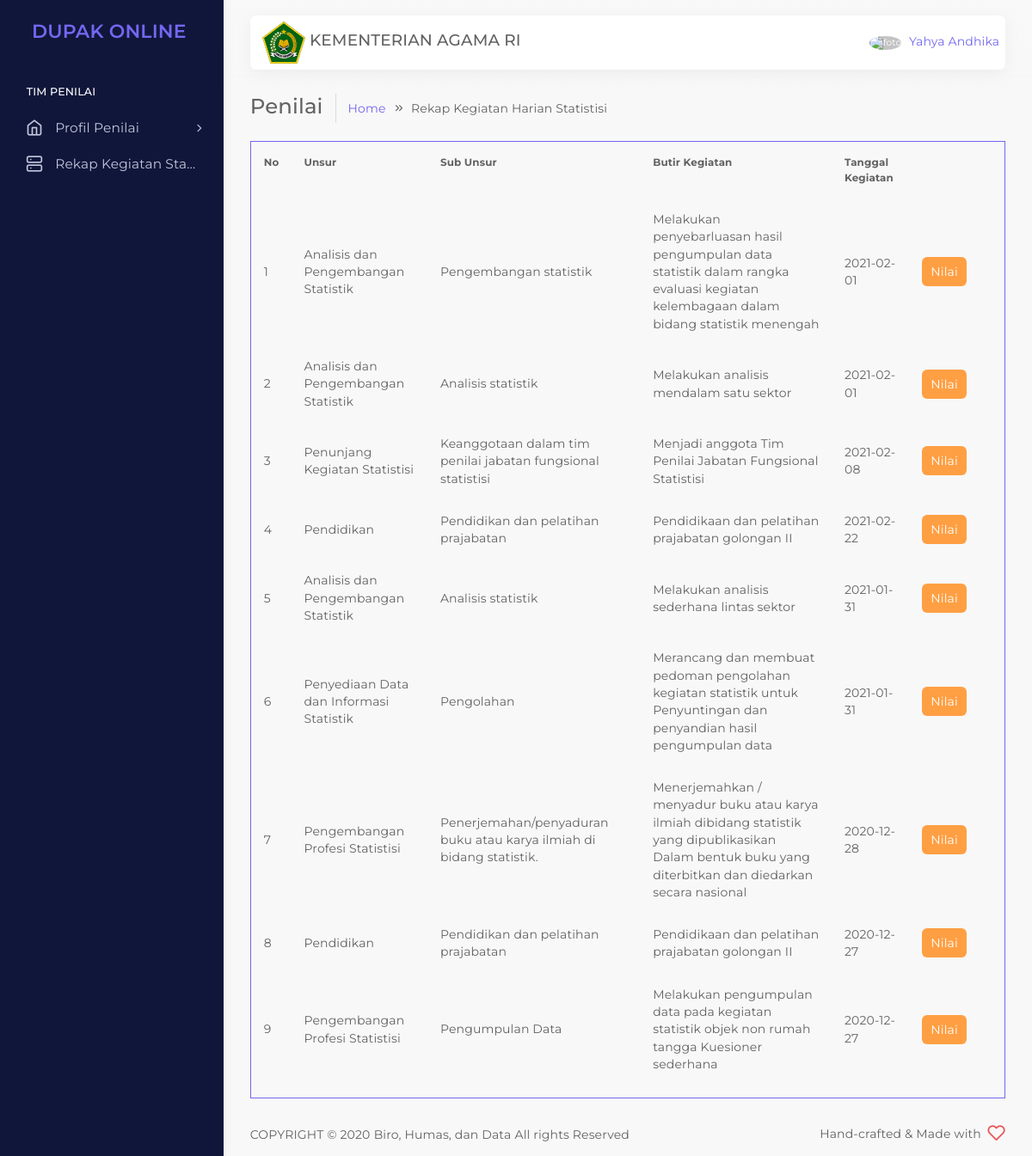
Screenshot of /penilai/detail-rekap.php (signed in) with the database file from the repository.
### tables this page shows
CREATE TABLE `pengguna` (
  `id_pengguna` int(100) NOT NULL,
  `nama` varchar(100) NOT NULL,
  `nip` varchar(225) NOT NULL,
  `password` varchar(255) NOT NULL,
  `email` varchar(255) NOT NULL,
  `alamat` varchar(255) NOT NULL,
  `no_seri_kapreg` varchar(1000) NOT NULL,
  `tempat_tanggal_lahir` varchar(100) NOT NULL,
  `tgl_lahir` date NOT NULL,
  `jenis_kelamin` varchar(100) NOT NULL,
  `pendidikan` varchar(100) NOT NULL,
  `pangkat` varchar(100) NOT NULL,
  `jabatan` enum('Statistisi Muda','Statistisi Madya') NOT NULL,
  `masa_kerja` varchar(100) NOT NULL,
  `unit_kerja` varchar(100) NOT NULL,
  `role` varchar(255) NOT NULL
);

CREATE TABLE `rekap_harian` (
  `id_rekap` int(11) NOT NULL,
  `nama` varchar(255) NOT NULL,
  `nip` varchar(255) NOT NULL,
  `unsur` varchar(255) NOT NULL,
  `sub_unsur` varchar(255) NOT NULL,
  `butir_kegiatan` varchar(255) NOT NULL,
  `uraian_kegiatan` varchar(100) NOT NULL,
  `satuan_hasil` varchar(100) NOT NULL,
  `angka_kredit` varchar(255) NOT NULL,
  `volume_kegiatan` varchar(255) NOT NULL,
  `jumlah_kredit` varchar(255) NOT NULL,
  `total_nilai` varchar(255) NOT NULL,
  `tanggal` date NOT NULL,
  `unggah_bukti` varchar(255) NOT NULL,
  `status` enum('1','2','3') NOT NULL
);

CREATE TABLE `data_unsur` (
  `id_unsur` int(255) NOT NULL,
  `unsur` varchar(255) NOT NULL
);

CREATE TABLE `data_subunsur` (
  `id_subunsur` int(4) NOT NULL,
  `id_unsur` int(2) NOT NULL,
  `sub_unsur` varchar(255) NOT NULL
);

### session_co.php (called while the page is built, shortened)
<?php
   include('config.php');
   $user_check = $_SESSION['login'];
   $ses_sql = mysqli_query($mysqli,"SELECT * FROM pengguna WHERE nip = '$user_check'");
   while ($row = mysqli_fetch_array($ses_sql,MYSQLI_ASSOC)){
      $login_session = $row['nama'];
   }
?>

### penilai/detail-rekap.php (the view, shortened to what this page needs)
<?php
include('../session_co.php');
?>
<!DOCTYPE html>
<html class="loading" lang="en" data-textdirection="ltr">
<head>
    <link rel="stylesheet" type="text/css" href="../app-assets/vendors/css/vendors.min.css">
    <link rel="stylesheet" type="text/css" href="../app-assets/vendors/css/forms/spinner/jquery.bootstrap-touchspin.css">
    <link rel="stylesheet" type="text/css" href="../app-assets/vendors/css/extensions/swiper.min.css">
    <link rel="stylesheet" type="text/css" href="../app-assets/vendors/css/animate/animate.css">
    <link rel="stylesheet" type="text/css" href="../app-assets/vendors/css/extensions/toastr.css">
    <link rel="stylesheet" type="text/css" href="../app-assets/vendors/css/forms/spinner/jquery.bootstrap-touchspin.css">
    <link rel="stylesheet" type="text/css" href="../app-assets/css/bootstrap.css">
    <link rel="stylesheet" type="text/css" href="../app-assets/css/bootstrap-extended.css">
    <link rel="stylesheet" type="text/css" href="../app-assets/css/colors.css">
    <link rel="stylesheet" type="text/css" href="../app-assets/css/components.css">
    <link rel="stylesheet" type="text/css" href="../app-assets/css/themes/dark-layout.css">
    <link rel="stylesheet" type="text/css" href="../app-assets/css/themes/semi-dark-layout.css">
    <link rel="stylesheet" type="text/css" href="../app-assets/css/core/menu/menu-types/vertical-menu.css">
    <link rel="stylesheet" type="text/css" href="../app-assets/css/core/colors/palette-gradient.css">
    <link rel="stylesheet" type="text/css" href="../app-assets/css/pages/app-ecommerce-details.css">
    <link rel="stylesheet" type="text/css" href="../app-assets/css/plugins/extensions/toastr.css">
    <link rel="stylesheet" type="text/css" href="../assets/css/style.css">
</head>
<body class="vertical-layout vertical-menu-modern semi-dark-layout 2-columns ecommerce-application navbar-floating footer-static  " data-open="click" data-menu="vertical-menu-modern" data-col="2-columns" data-layout="semi-dark-layout">
    <nav class="header-navbar navbar-expand-lg navbar navbar-with-menu floating-nav navbar-light navbar-shadow">
        <div class="navbar-wrapper">
            <div class="navbar-container content">
                <div class="navbar-collapse" id="navbar-mobile">
                    <div class="mr-auto float-left bookmark-wrapper d-flex align-items-center">
                        <ul class="nav navbar-nav">
                            <li class="nav-item d-none d-lg-block"><img src="../app-assets/images/pages/kemenag25.png"><a class="h4"> KEMENTERIAN AGAMA RI</a>
                            </li>
                        </ul>
                    </div>
                        <a class="dropdown-toggle nav-link dropdown-user-link section_userinfo" href="#" data-toggle="dropdown">
                            <span class="avatar avatar-online">
                            <img src="https://sso.undip.ac.id/assets/app/images/user.png" style="max-width: 45px;" alt="foto"><i></i></span>
                            <span class="user-name" style="margin-bottom: 1rem;" >  <?php echo $login_session; ?></span></a>
                </div>
            </div>
        </div>
    </nav>
    <div class="main-menu menu-fixed menu-dark menu-accordion menu-shadow" data-scroll-to-active="true">
        <div class="navbar-header">
            <ul class="nav navbar-nav flex-row">
                <li class="nav-item mr-auto"><a class="navbar-brand" href="app-user-view.php">
                        <h2 class="brand-text mb-0">DUPAK ONLINE</h2>
                    </a></li>
                <li class="nav-item nav-toggle"><a class="nav-link modern-nav-toggle pr-0" data-toggle="collapse"></a></li>
            </ul>
        </div>
        <div class="main-menu-content">
            <ul class="navigation navigation-main" id="main-menu-navigation" data-menu="menu-navigation">
                <li class=" navigation-header"><span>Tim Penilai</span>
                </li>
                <li class=" nav-item"><a href="./app-user-view.php"><i class="feather icon-home"></i><span class="menu-title" data-i18n="Dashboard">Profil Penilai</span></a>
                </li>
                <li class=" nav-item"><a href="./data-list-rekap.php"><i class="feather icon-server"></i><span class="menu-title" data-i18n="Colors">Rekap Kegiatan Statistisi</span></a>
                </li>
            </ul>
        </div>
    </div>
    <div class="app-content content">
        <div class="content-wrapper">
            <div class="content-header row">
                <div class="content-header-left col-md-9 col-12 mb-2">
                    <div class="row breadcrumbs-top">
                        <div class="col-12">
                            <h2 class="content-header-title float-left mb-0">Penilai</h2>
                            <div class="breadcrumb-wrapper col-12">
                                <ol class="breadcrumb">
                                    <li class="breadcrumb-item"><a href="app-user-view.php">Home</a>
                                    </li>
                                    <li class="breadcrumb-item active">Rekap Kegiatan Harian Statistisi
                                    </li>
                                </ol>
                            </div>
                        </div>
                    </div>
                </div>
            </div>
            <div class="content-body">
     <section class="app-ecommerce-details">
     <div class="table table-bordered border-primary">
                        <table class="table data-list-view">
                            <thead>
                                <tr>
                                    <th>No</th>
                                    <th>Unsur</th>
                                    <th>Sub Unsur</th>
                                    <th>Butir Kegiatan</th>
                                    <th>Tanggal Kegiatan</th>
                                </tr>
        </thead>
        <tbody>
          <?php
            include_once("../config.php");
            $no = 1;
            $nip = isset($_GET['nip']) ? $_GET['nip'] : null;
            $result = mysqli_query($mysqli, "SELECT t1.butir_kegiatan, t1.id_rekap, t1.uraian_kegiatan, t1.volume_kegiatan, t1.angka_kredit,t1.jumlah_kredit, t1.satuan_hasil, t1.tanggal, t2.unsur, t3.sub_unsur
            FROM rekap_harian as t1 LEFT JOIN data_unsur as t2 ON t1.unsur=t2.id_unsur LEFT JOIN data_subunsur as t3 on t1.sub_unsur=t3.id_subunsur WHERE nip LIKE '%".$nip."%'
            ");
          while ($data = mysqli_fetch_array($result))
          {
          ?>
            <tr>
            <td><?php echo $no++;?></td>
                                    <td><?php echo $data['unsur']; ?></td>
                                    <td><?php echo $data['sub_unsur']; ?></td>
                                    <td><?php echo $data['butir_kegiatan']; ?></td>
                                    <td><?php echo $data['tanggal']; ?></td>
                <td>
                <a  class="btn btn-icon btn-warning"  href="./nilai.php?id_rekap=<?php echo $data['id_rekap']; ?>">Nilai</a>
                </td>
                <td><?php echo $data['status']; ?></td>
            </tr>
          <?php
          }
          ?>
        </tbody>
      </table>
      </div>
                    </div>
                </div>
            </div>
    <div class="drag-target"></div>
    <footer class="footer footer-static footer-light">
        <p class="clearfix blue-grey lighten-2 mb-0"><span class="float-md-left d-block d-md-inline-block mt-25">COPYRIGHT &copy; 2020<a class="text-bold-800 grey darken-2" target="_blank">Biro, Humas, dan Data</a>All rights Reserved</span><span class="float-md-right d-none d-md-block">Hand-crafted & Made with<i class="feather icon-heart pink"></i></span>
        </p>
    </footer>
</body>
</html>

### app-assets/css/themes/semi-dark-layout.css (style rules this page uses)
body.semi-dark-layout .main-menu { background-color : #10163A; }
body.semi-dark-layout .main-menu-content .navigation-main { background-color : #10163A; }
body.semi-dark-layout .main-menu-content .navigation-main .nav-item i { color : #C2C6DC; }
body.semi-dark-layout .main-menu-content .navigation-main .nav-item a:after, body.semi-dark-layout .main-menu-content .navigation-main .nav-item a { color : #C2C6DC; }

### app-assets/css/core/menu/menu-types/vertical-menu.css (style rules this page uses)
body.vertical-layout.vertical-menu-modern .main-menu .navigation > li > a > i { font-size : 1.2rem; margin-right : 1rem; float : left; }
body.vertical-layout.vertical-menu-modern .main-menu { -webkit-transition : 0.4s cubic-bezier(0.25, 0.8, 0.25, 1); transition : 0.4s cubic-bezier(0.25, 0.8, 0.25, 1); -webkit-transform : translate3d(0, 0, 0); transform : translate3d(0, 0, 0); -webkit-backface-visibility : hidden; backface-visibility : hidden; }
body.vertical-layout.vertical-menu-modern.menu-expanded .main-menu { width : 260px; }
body.vertical-layout.vertical-menu-modern.menu-expanded .main-menu .navigation > li > a > i { margin-right : 1rem; float : left; }
body.vertical-layout.vertical-menu-modern.menu-expanded .main-menu .navigation > li > a > i:before { font-size : 1.429rem; }
body.vertical-layout.vertical-menu-modern.menu-expanded .main-menu .navigation > li > a > span { -webkit-animation : 0.3s cubic-bezier(0.25, 0.8, 0.25, 1) 0s normal forwards 1 fadein; animation : 0.3s cubic-bezier(0.25, 0.8, 0.25, 1) 0s normal forwards 1 fadein; }
body.vertical-layout.vertical-menu-modern.menu-expanded .main-menu .navigation li.has-sub > a:not(.mm-next):after { content : '\f105'; font-family : 'FontAwesome'; font-size : 1.1rem; display : inline-block; position : absolute; right : 25px; top : 10px; -webkit-transform : rotate(0deg); -ms-transform : rotate(0deg); transform : rotate(0deg); transition : -webkit-transform 0.2s ease-in-out; }
body.vertical-layout.vertical-menu-modern.menu-expanded .footer { margin-left : 260px; }
@media (min-width: 992px) { body.vertical-layout.vertical-menu-modern .main-menu { width : 260px; } }
@media (min-width: 992px) { body.vertical-layout.vertical-menu-modern .footer { margin-left : 260px; } }

### rows the page displays
pengguna: nama "Yahya Andhika"
rekap_harian: data_unsur.unsur "Analisis dan Pengembangan Statistik", data_subunsur.sub_unsur "Pengembangan statistik", butir_kegiatan "Melakukan penyebarluasan hasil pengumpulan data statistik dalam rangka evaluasi kegiatan kelembagaan dalam bidang statistik menengah", tanggal "2021-02-01"
rekap_harian: data_unsur.unsur "Analisis dan Pengembangan Statistik", data_subunsur.sub_unsur "Analisis statistik", butir_kegiatan "Melakukan analisis mendalam satu sektor", tanggal "2021-02-01"
rekap_harian: data_unsur.unsur "Penunjang Kegiatan Statistisi", data_subunsur.sub_unsur "Keanggotaan dalam tim penilai jabatan fungsional statistisi", butir_kegiatan "Menjadi anggota Tim Penilai Jabatan Fungsional Statistisi", tanggal "2021-02-08"
rekap_harian: data_unsur.unsur "Pendidikan", data_subunsur.sub_unsur "Pendidikan dan pelatihan prajabatan", butir_kegiatan "Pendidikaan dan pelatihan prajabatan golongan II", tanggal "2021-02-22"
rekap_harian: data_unsur.unsur "Analisis dan Pengembangan Statistik", data_subunsur.sub_unsur "Analisis statistik", butir_kegiatan "Melakukan analisis sederhana lintas sektor", tanggal "2021-01-31"
rekap_harian: data_unsur.unsur "Penyediaan Data dan Informasi Statistik", data_subunsur.sub_unsur "Pengolahan", butir_kegiatan "Merancang dan membuat pedoman pengolahan kegiatan statistik untuk Penyuntingan dan penyandian hasil pengumpulan data", tanggal "2021-01-31"
rekap_harian: data_unsur.unsur "Pengembangan Profesi Statistisi", data_subunsur.sub_unsur "Penerjemahan/penyaduran buku atau karya ilmiah di bidang statistik.", butir_kegiatan "Menerjemahkan / menyadur buku atau karya ilmiah dibidang statistik yang dipublikasikan Dalam bentuk buku yang diterbitkan dan diedarkan secara nasional", tanggal "2020-12-28"
rekap_harian: data_unsur.unsur "Pendidikan", data_subunsur.sub_unsur "Pendidikan dan pelatihan prajabatan", butir_kegiatan "Pendidikaan dan pelatihan prajabatan golongan II", tanggal "2020-12-27"
rekap_harian: data_unsur.unsur "Pengembangan Profesi Statistisi", data_subunsur.sub_unsur "Pengumpulan Data", butir_kegiatan "Melakukan pengumpulan data pada kegiatan statistik objek non rumah tangga Kuesioner sederhana", tanggal "2020-12-27"
